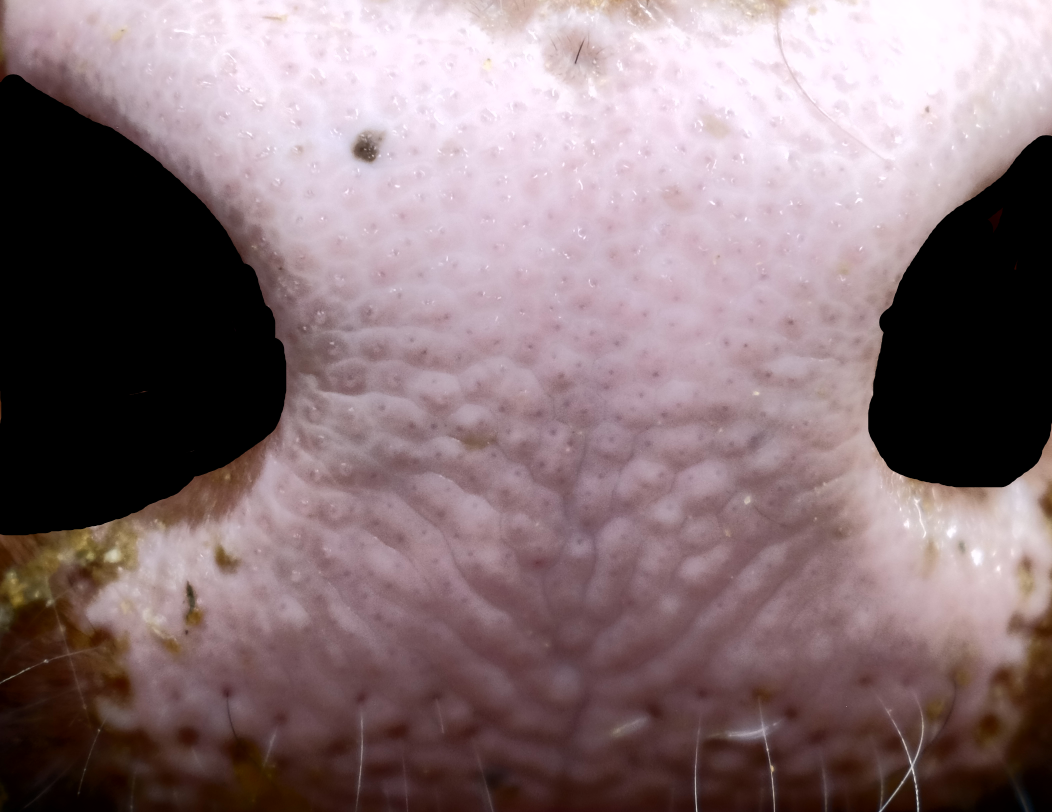
#> input picture images/testenhancednonostrils.png, 2104 x 1624 px, found by its file name (shown at 1/2 size)
$ python curves.py
#> lines starting #> are read from the running program, lines starting #| are printed output that depends on the picture; after the words box and inside, x2 and y2 are one past the last pixel; in counts of white or black regions, pixels touching at a corner belong together
import cv2
import numpy as np
from skimage.feature import peak_local_max
from skimage.segmentation import watershed
from scipy import ndimage

image = cv2.imread("images\\testenhancednonostrils.png")
#> image is the input picture: shape (1624, 2104, 3); mean B, G, R 118.7, 114.8, 134.9

img = cv2.medianBlur(image, 13)

gray = cv2.cvtColor(img, cv2.COLOR_BGR2GRAY)

thresh = cv2.adaptiveThreshold(gray, 255, cv2.ADAPTIVE_THRESH_MEAN_C, \
                               cv2.THRESH_BINARY, 45, 0)
#> thresh: shape (1624, 2104); 40.2% white; 1637 white regions (1335 under 20 px), largest, box (x1, y1, x2, y2) and area: (0, 0, 2104, 1624) 1000203, (622, 710, 1506, 847) 33779, (600, 1383, 947, 1624) 22252

kernel = cv2.getStructuringElement(cv2.MORPH_ELLIPSE, (5, 3))
kernel1 = np.ones((3, 3), np.uint8)
kernel2 = cv2.getStructuringElement(cv2.MORPH_ELLIPSE, (3, 3))
dilate = cv2.dilate(thresh, kernel1, iterations=1)
#> dilate: shape (1624, 2104); 47.4% white; 307 white regions (91 under 20 px), largest, box (x1, y1, x2, y2) and area: (0, 0, 2104, 1624) 1314112, (599, 1381, 1129, 1624) 42737, (779, 941, 1126, 1250) 27347
erode = cv2.erode(dilate, kernel, iterations=1)
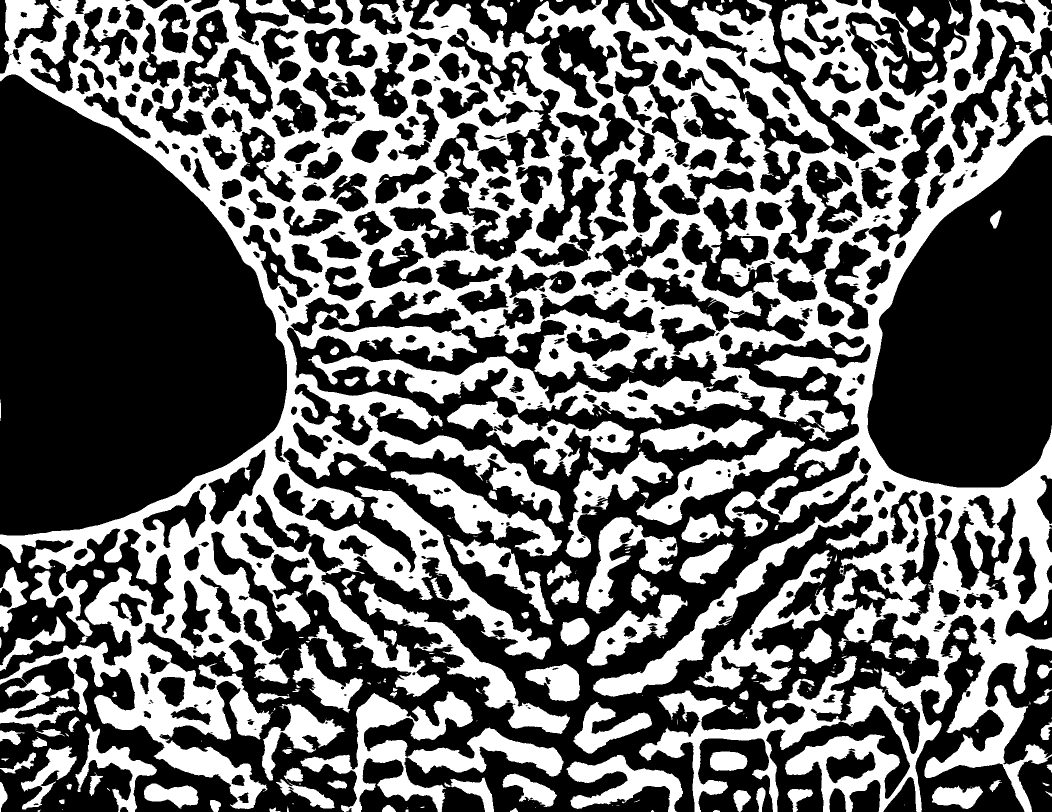
#> erode: shape (1624, 2104) (shown at 1/2 size); 41.1% white; 333 white regions (159 under 20 px)

# Remove small noise by filtering using contour area
cnts = cv2.findContours(erode, cv2.RETR_TREE, cv2.CHAIN_APPROX_SIMPLE)
#> cnts = 757 contours, 219 with area under 20; largest, box (x1, y1, x2, y2) and area: (0, 0, 2104, 1624) 1628724, (601, 1383, 1127, 1624) 34198, (366, 18, 547, 240) 17768, (1362, 392, 1550, 597) 17736, (717, 1161, 1140, 1468) 17318
cnts = cnts[0] if len(cnts) == 2 else cnts[1]

for c in cnts:
    if cv2.contourArea(c) < 800:
        if len(c) > 0:
            cv2.drawContours(thresh, [c], 0, (0, 0, 0), -1)
#> this loop made 757 passes
#> c on passes 5, 7, 9: [[124, 1618], [125, 1618]], [[814, 1615], [815, 1615]], [[1070, 1614], [1071, 1614]]
#> thresh: shape (1624, 2104); 39.2% white; 2636 white regions (2469 under 20 px), largest, box (x1, y1, x2, y2) and area: (0, 0, 2104, 1624) 986442, (622, 710, 1506, 847) 33320, (600, 1383, 947, 1624) 22252

# Compute Euclidean distance from every binary pixel
# to the nearest zero pixel then find peaks
distance_map = ndimage.distance_transform_edt(erode)
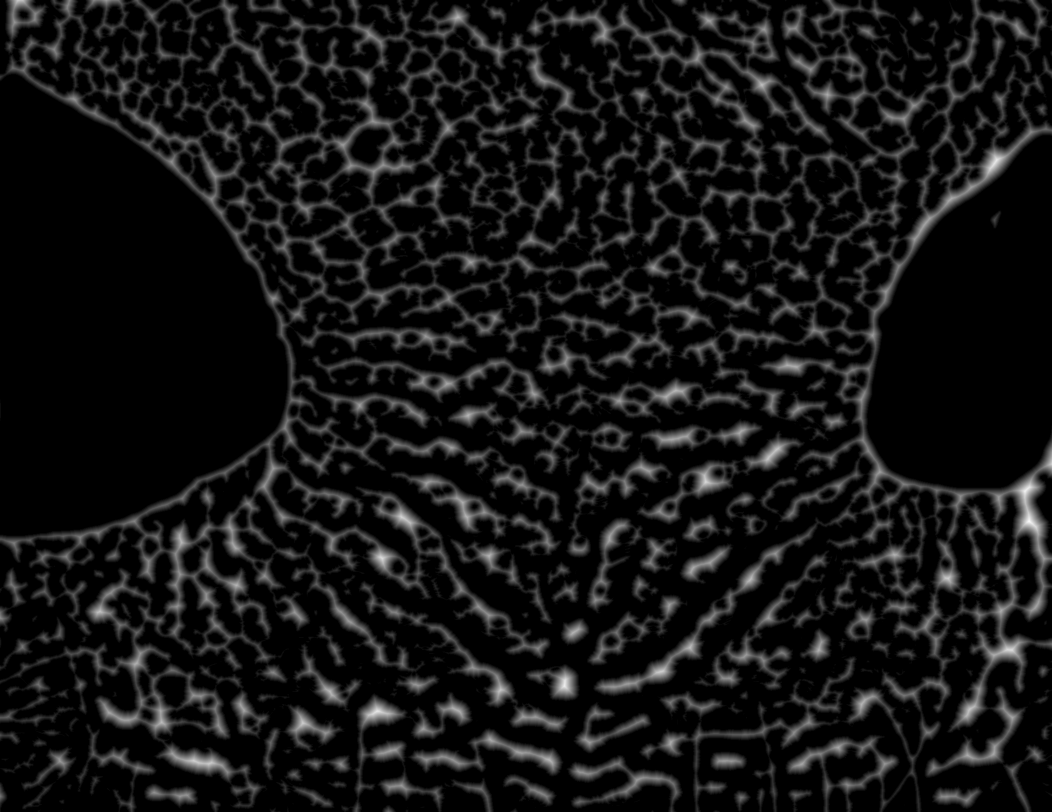
#> distance_map: shape (1624, 2104) float64 (shown at 1/2 size); min 0, max 31.3, mean 2.5; drawn with min black and max white
local_max = peak_local_max(distance_map, min_distance=10, threshold_abs=thresh)
#> local_max = 138 pairs, first value 16 to 1610, second value 10 to 2093

# Create an empty binary mask with the same shape as the input image
mask = np.zeros_like(image[:,:,0])

# Set the coordinates of the local maxima to 1 in the mask
mask[local_max[:,0], local_max[:,1]] = 1

# Perform connected component analysis then apply Watershed
markers = ndimage.label(mask, structure=np.ones((3, 3)))[0]
labels = watershed(-distance_map, markers, mask=erode)
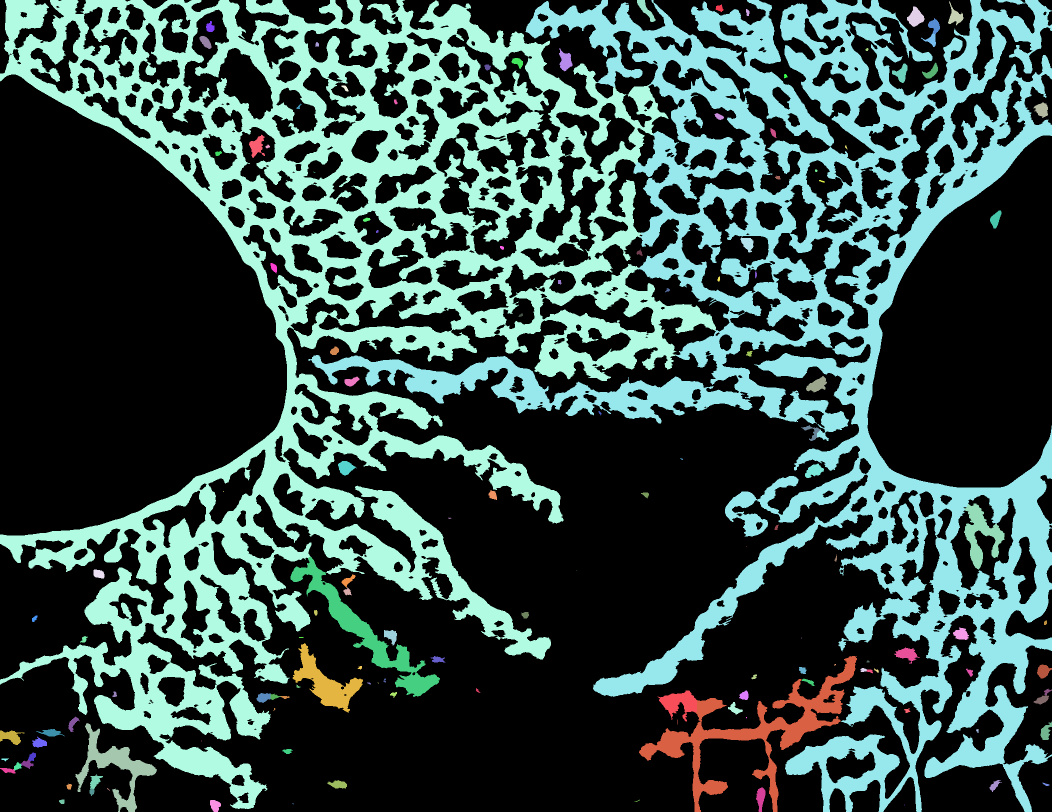
#> labels: shape (1624, 2104) int32 (shown at 1/2 size); 139 distinct labels, from 0 to 138; one colour per label, 0 black

# Iterate through unique labels
for label in np.unique(labels):
    if label == 0:
        continue

    # Create a mask
    mask = np.zeros(thresh.shape, dtype="uint8")
    mask[labels == label] = 255

    # Find contours and determine contour area
    cnts = cv2.findContours(mask.copy(), cv2.RETR_EXTERNAL, cv2.CHAIN_APPROX_SIMPLE)
    cnts = cnts[0] if len(cnts) == 2 else cnts[1]
    c = max(cnts, key=cv2.contourArea)

    cv2.drawContours(image, [c], -1, (36, 255, 12), -1)
#> this loop made 139 passes
#> cnts on passes 12, 27, 31, 32, 37, 38, 52, 54: 1 contour, all with area under 20, 1 contour, all with area under 20, 1 contour, all with area under 20, 1 contour, all with area under 20, 1 contour, all with area under 20, 1 contour, all with area under 20, 1 contour, all with area under 20, 1 contour, all with area under 20
#> c on pass 57: [[446, 982], [446, 983], [447, 982]]
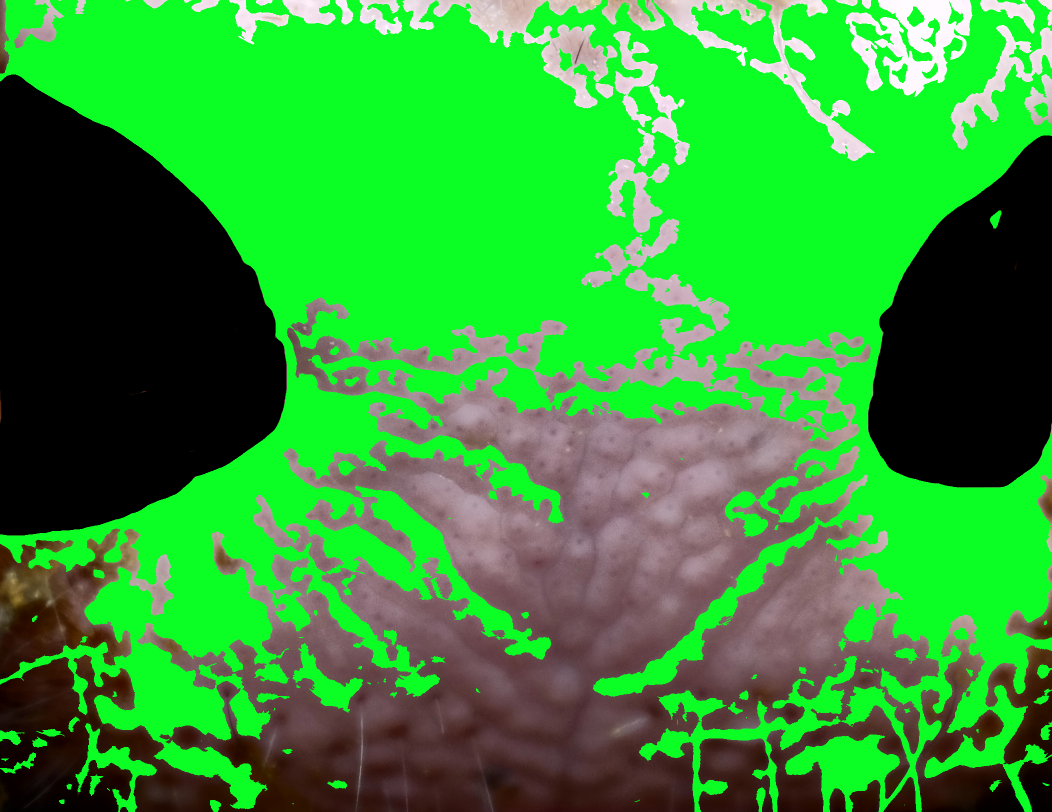
#> image: shape (1624, 2104, 3) (shown at 1/2 size); mean B, G, R 52.7, 155.5, 50.7
#> mask: shape (1624, 2104); 0.01% white; 1 white region, box (x1, y1, x2, y2) and area: (420, 1600, 442, 1624) 388

cv2.imwrite('Results/drawedImage.png', image)

thresh = 155
im_bw = cv2.threshold(image, thresh, 255, cv2.THRESH_BINARY)[1]
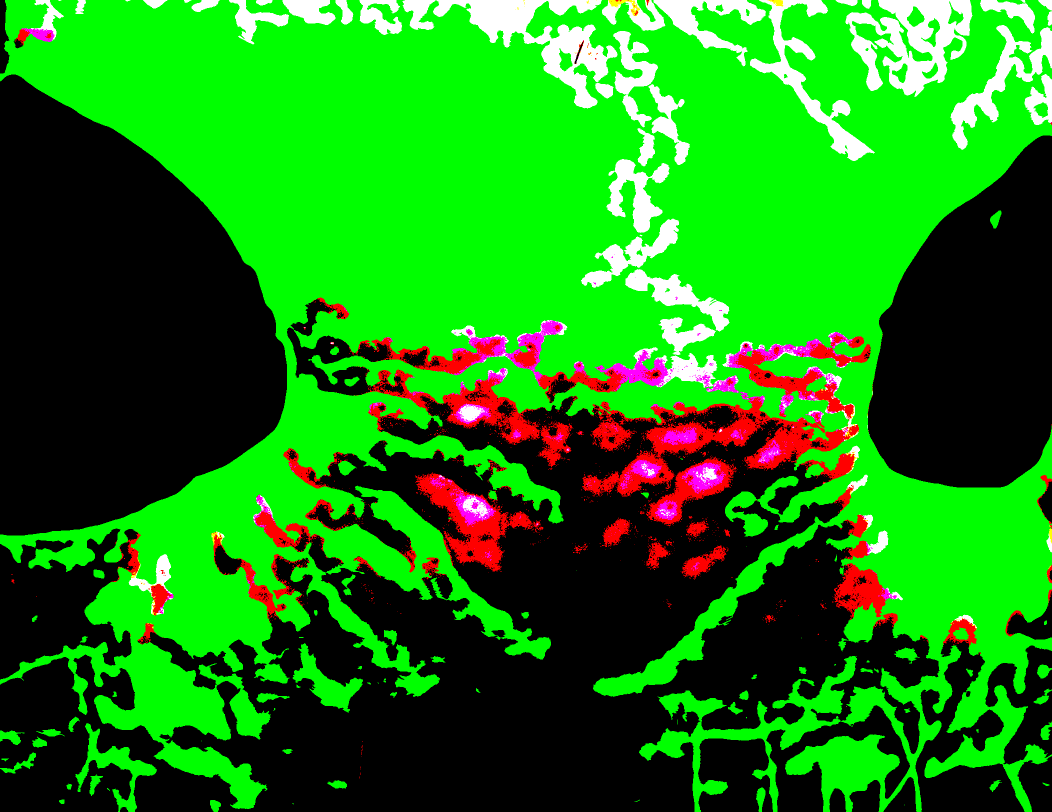
#> im_bw: shape (1624, 2104, 3) (shown at 1/2 size); mean B, G, R 15.1, 133.3, 24.6

cv2.imwrite("images/binary.png", im_bw)
